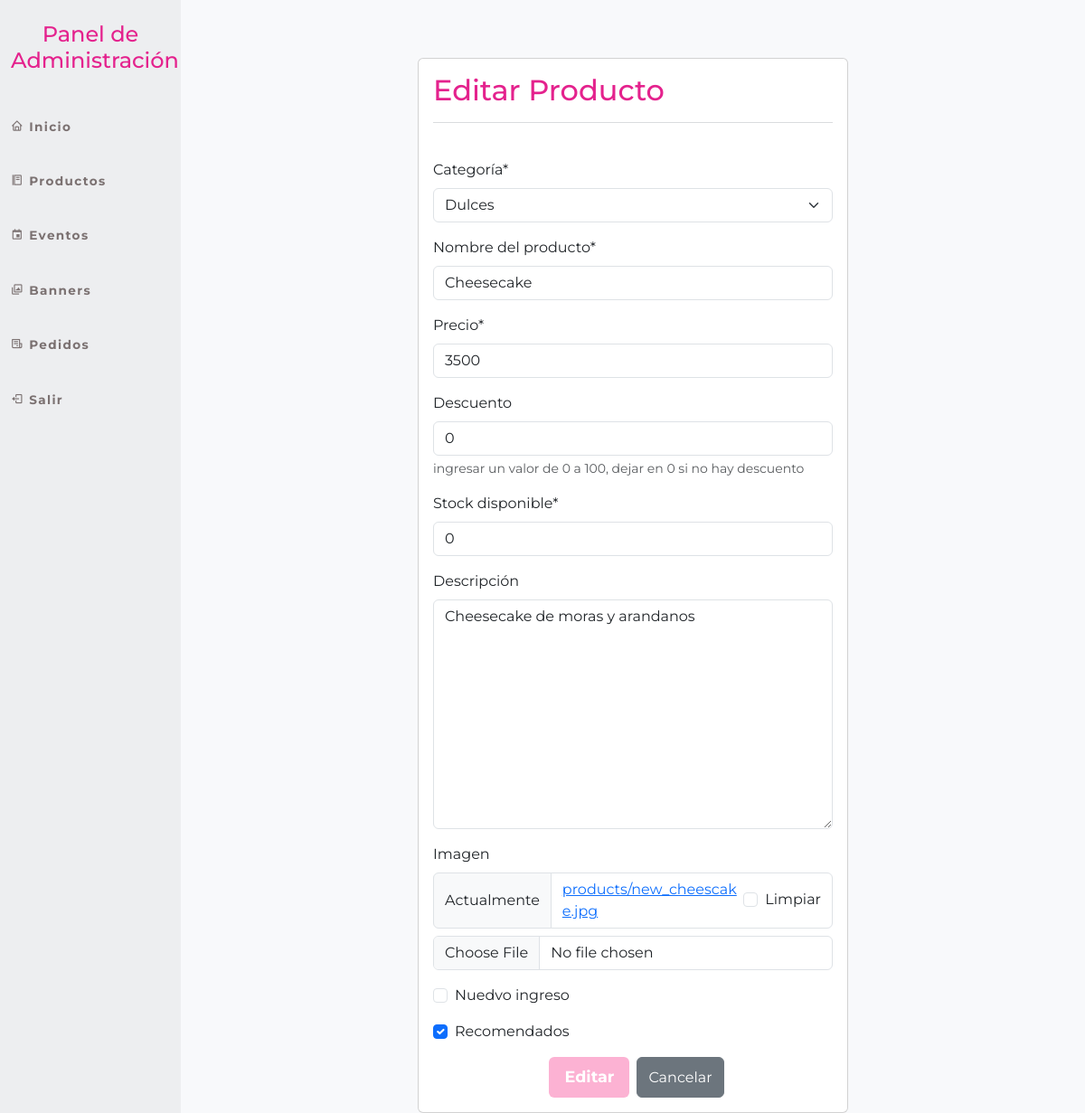
/panel_admin/modificar-producto/1/ (signed in), run on an earlier commit of the app's database.
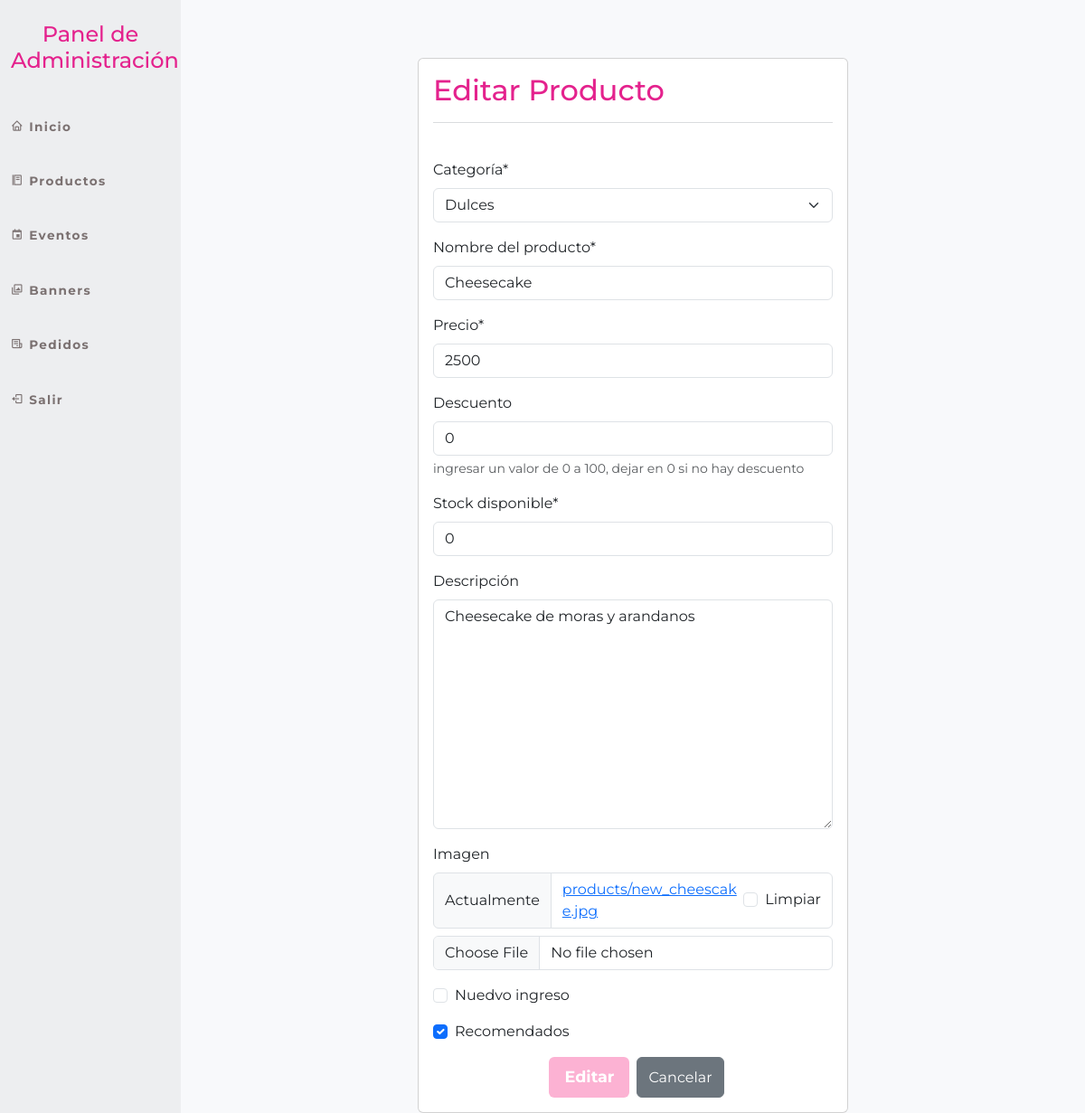
And on a later commit of the database.
### cafeteria_app/models.py (models this page shows, shortened)
class Product(models.Model):
    category = models.ForeignKey(Category, on_delete=models.CASCADE)
    name = models.CharField(max_length=30)
    price = models.PositiveIntegerField()
    descuento = models.IntegerField(default=0, verbose_name="Descuento")
    details = models.TextField(blank=True)
    image = models.ImageField(upload_to='products/', blank=True, null=True)
    stock = models.PositiveIntegerField(default=0, verbose_name="Stock disponible")
    is_new = models.BooleanField(default=False, verbose_name="menu nuevo")
    is_best = models.BooleanField(default=False, verbose_name="mas queridos")

### panel_admin/views.py (the view, shortened to what this page needs)
# urls.py: path('modificar-producto/<id>/', modificar_producto, name="admin_modificar_producto"),
@login_required(login_url='login_admin')
@user_passes_test(es_admin)
def modificar_producto(request,id):
    producto = get_object_or_404(Product, id = id)
    data = {
        'form': ProductoForm(instance=producto)
    }
    return render (request,'panel_admin/productos/modificarProducto.html',data)

### panel_admin/forms.py
class ProductoForm(forms.ModelForm):
    descuento = forms.IntegerField(
        label = 'Descuento',
        required=False,
        min_value=0,
        max_value=100,
        initial=0,
        help_text='ingresar un valor de 0 a 100, dejar en 0 si no hay descuento'
    )
    class Meta:
        model = Product
        fields = ['category', 'name', 'price', 'descuento', 'stock', 'details', 'image', 'is_new', 'is_best']
        labels = {
            'category': 'Categoría',
            'name': 'Nombre del producto',
            'price': 'Precio',
            'descuento': 'Descuento',
            'stock': 'Stock disponible',
            'details': 'Descripción',
            'image': 'Imagen',
            'is_new': 'Nuedvo ingreso',
            'is_best': 'Recomendados',
        }

### cafeteria_app/context_processors.py (called while the page is built)
def cart(request):
    return {'cart': Cart(request)}

### cafeteria_app/models.py (called while the page is built)
    def __str__(self):
        return self.name

### panel_admin/views.py (called while the page is built)
def es_admin(user):
    return user.is_staff

### panel_admin/templates/panel_admin/productos/modificarProducto.html (shortened to what this page needs)
{% extends 'panel_admin/base.html' %}
{% load crispy_forms_tags %}
{% block main %}
<br><br>
<div class="col-12 col-md-6 offset-md-3">
    <div class="card">
        <div class="card-body">
            <h2 style="font-family: 'Montserrat', sans-serif; color: #e4228d;">Editar Producto</h2>
            <hr class="border-secondary opacity-25">
            <br>
            <div class="row">
                <form action="" method="post" enctype="multipart/form-data" id="formModificarProducto">
                    {{ form|crispy }}
                    <div class="d-flex justify-content-center gap-2">
                        <button type="button" onclick="confirmarModificacionProducto()" class="btn px-3 py-2" style="background-color: #FCB2D3; color: white; font-weight: bold; font-size: 1.1rem;">
                            Editar
                        </button>
                        <a href="{% url 'admin_listar_producto' %}" class="btn btn-secondary d-flex align-items-center">
                            Cancelar
                        </a>
                    </div>
                </form>
            </div>
        </div>
    </div>
</div>
{% endblock %}

What changed in the data, as far as the page shows it:
changed Product "Dulces": price "3500" → "2500"
